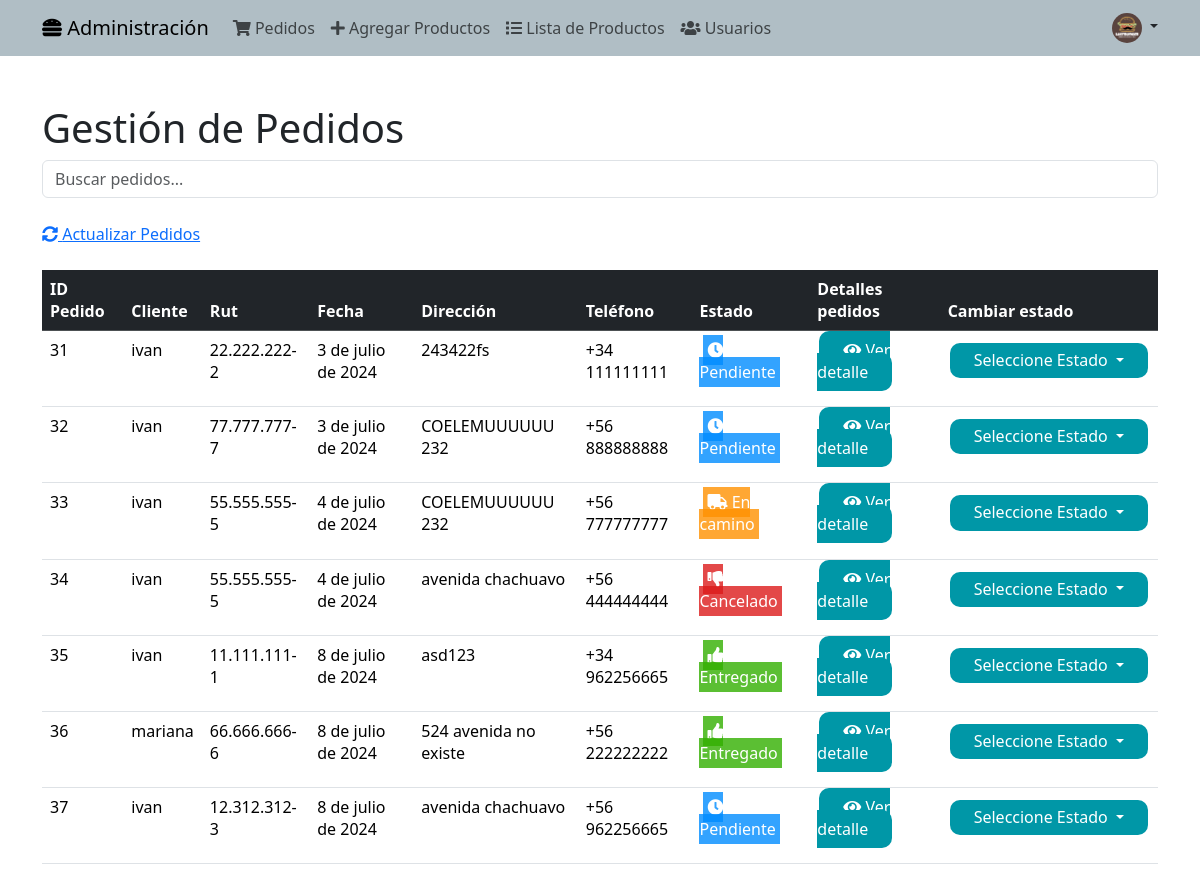
/admpedidos/, run on the app's committed database.
### aplicacion/models.py (models this page shows, shortened)
class Pedido(models.Model):
    ESTADOS_PEDIDO = [
        ('Pendiente', 'Pendiente'),
        ('En camino', 'En camino'),
        ('Entregado', 'Entregado'),
        ('Cancelado', 'Cancelado'),
    ]
    id_pedido = models.AutoField(primary_key=True)
    cliente = models.ForeignKey(User, on_delete=models.CASCADE)  # Asumiendo que estás usando el modelo de usuario de Django para los clientes
    rut = models.CharField(max_length=12)  # Asegúrate de tener una validación adecuada para el RUT
    fecha = models.DateField(auto_now_add=True)
    direccion = models.CharField(max_length=255)
    telefono = models.CharField(max_length=15)
    total = models.IntegerField(validators=[MinValueValidator(0)],null=False)
    estado = models.CharField(max_length=10, choices=ESTADOS_PEDIDO, default='Pendiente')

### aplicacion/views.py (the view, shortened to what this page needs)
# urls.py: path('admpedidos/',admpedidos, name='admpedidos'),
def admpedidos(request):
    pedidos = Pedido.objects.all()
    return render(request, 'aplicacion/admpedidos.html', {'pedidos': pedidos})

### aplicacion/context_processor.py (called while the page is built)
def total_carrito(request):
    total = 0
    if request.user.is_authenticated:
        if "carrito" in request.session.keys():
            for key, value in request.session["carrito"].items():
                total += int(value["acumulado"])
    return {"total_carrito": total}  # Devolver el total dentro de un diccionario con la clave adecuada

### aplicacion/templates/aplicacion/admpedidos.html (shortened to what this page needs)
{% extends "aplicacion/baseadmin.html" %}
{% load static %}
{% block contenidoadmin %}
  <div id="pedidos" class="content-section">
    <div class="container mt-5">
      <h1>Gestión de Pedidos</h1>
      <input class="form-control mb-4" id="tableSearch" type="text" placeholder="Buscar pedidos...">
      <p><a href="admin.html#pedidos" class="nodecolink"><i class="fas fa-sync-alt" aria-hidden="true"></i> Actualizar Pedidos</a></p>
      <div class="table-responsive">
        <table class="table mt-2">
          <thead class="table-dark">
            <tr>
              <th>ID Pedido</th>
              <th>Cliente</th>
              <th>Rut</th>
              <th>Fecha</th>
              <th>Dirección</th>
              <th>Teléfono</th>
              <th>Estado</th>
              <th class="text-right">Detalles pedidos</th>
              <th>Cambiar estado</th>
            </tr>
          </thead>
          <tbody id="pedidosTable">
            {% for pedido in pedidos %}
            <tr>
              <td>{{ pedido.id_pedido }}</td>
              <td>{{ pedido.cliente }}</td>
              <td>{{ pedido.rut }}</td>
              <td>{{ pedido.fecha }}</td>
              <td>{{ pedido.direccion }}</td>
              <td>{{ pedido.telefono }}</td>
              <td class="">
                <span class="p-1 mt-5">
                  {% if pedido.estado == "Pendiente" %}
                  <span class="estilopendiente p-1 mt-5">
                    <i class="fas fa-clock" aria-hidden="true"></i> Pendiente
                  </span>
                  {% elif pedido.estado == "En camino" %}
                  <span class="enruta p-1 mt-5">
                    <i class="fa fa-truck" aria-hidden="true"></i> En camino
                  </span>
                  {% elif pedido.estado == "Entregado" %}
                  <span class="entregado p-1 mt-5">
                    <i class="fa fa-thumbs-up" aria-hidden="true"></i> Entregado
                  </span>
                  {% elif pedido.estado == "Cancelado" %}
                <span class="cancelado p-1 mt-5">
                  <i class="fa fa-thumbs-down" aria-hidden="true"></i> Cancelado
                </span>
                {% endif %}
                </span>
              </td>
              <td>
                <a class="btn-info" href="{% url 'ver' pedido.id_pedido %}">
                  <i class="fa fa-eye" aria-hidden="true"></i> Ver detalle
                </a>
              </td>
              <td>
                <form method="post" action="{% url 'admpedidos' %}">
                  <div class="dropdown">
                    <button type="button" class="btn-estado dropdown-toggle btn-sm h6" data-bs-toggle="dropdown">
                      Seleccione Estado
                    </button>
                  </div>
                </form>
              </td>
            </tr>
            {% endfor %}
          </tbody>
        </table>
      </div>
    </div>
  </div>
{% endblock contenidoadmin %}

### aplicacion/static/aplicacion/css/indicadores.css (style rules this page uses)
.estilopendiente { background-color: rgba(0, 140, 255, 0.8); color:white; }
.enruta { background-color: rgba(255, 145, 0, 0.8); color:rgb(255, 255, 255); }
.entregado { background-color: rgba(50, 175, 0, 0.8); color:white; }
.cancelado { background-color: rgba(221, 27, 27, 0.8); color:white; }
.btn-estado,.btn-info { background-color: #0097A7; border: none; color: white; padding: 8px 24px; text-align: center; font-size: 16px; margin: 4px 2px; opacity: 1; transition: 0.3s; border-radius: 10px; text-decoration: none; }

### data on the page
Pedido: id_pedido "31", cliente "ivan", rut "22.222.222-2", fecha "3 de julio de 2024", direccion "243422fs", telefono "+34 111111111", estado "Pendiente" (drawn)
Pedido: id_pedido "32", cliente "ivan", rut "77.777.777-7", fecha "3 de julio de 2024", direccion "COELEMUUUUUU 232", telefono "+56 888888888", estado "Pendiente" (drawn)
Pedido: id_pedido "33", cliente "ivan", rut "55.555.555-5", fecha "4 de julio de 2024", direccion "COELEMUUUUUU 232", telefono "+56 777777777", estado "En camino" (drawn)
Pedido: id_pedido "34", cliente "ivan", rut "55.555.555-5", fecha "4 de julio de 2024", direccion "avenida chachuavo", telefono "+56 444444444", estado "Cancelado" (drawn)
Pedido: id_pedido "35", cliente "ivan", rut "11.111.111-1", fecha "8 de julio de 2024", direccion "asd123", telefono "+34 962256665", estado "Entregado" (drawn)
Pedido: id_pedido "36", cliente "mariana", rut "66.666.666-6", fecha "8 de julio de 2024", direccion "524 avenida no existe", telefono "+56 222222222", estado "Entregado" (drawn)
Pedido: id_pedido "37", cliente "ivan", rut "12.312.312-3", fecha "8 de julio de 2024", direccion "avenida chachuavo", telefono "+56 962256665", estado "Pendiente" (drawn)
